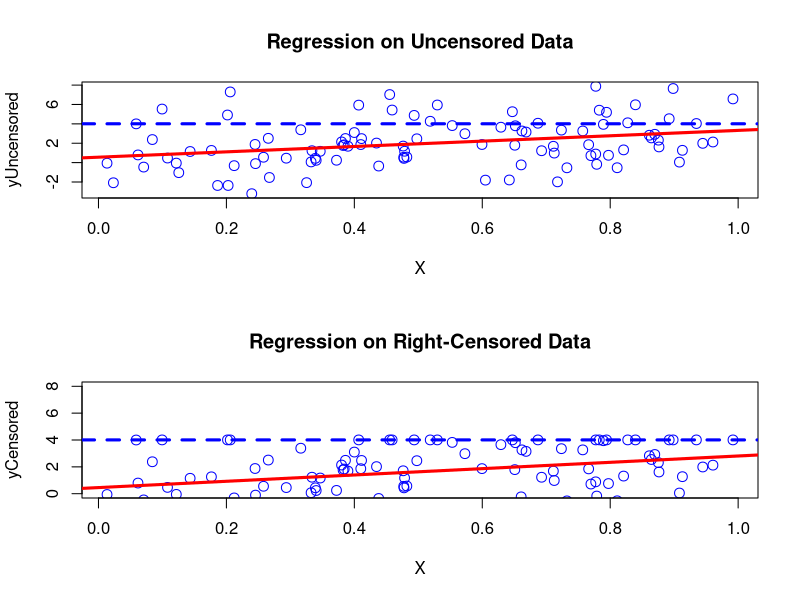
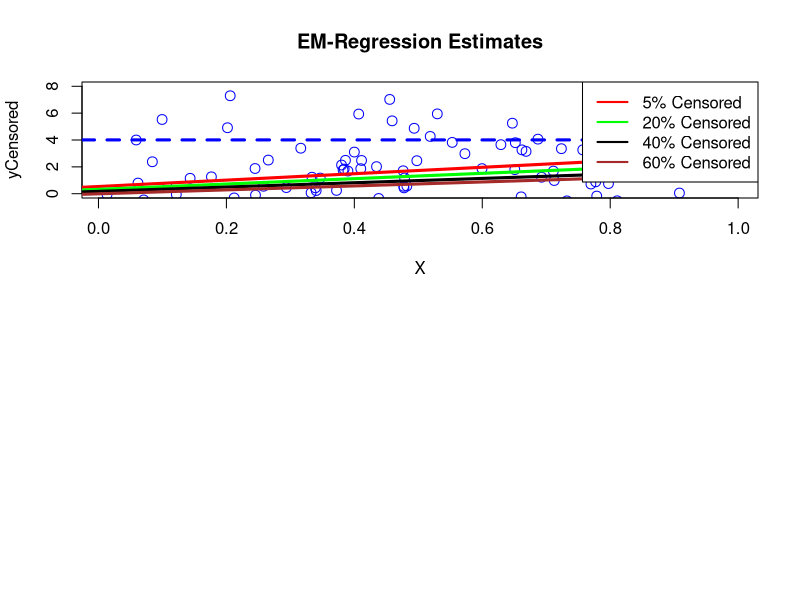

The R source for these figures, in order:
## ---- chunk 1
knitr::opts_chunk$set(echo = TRUE)
## ---- chunk 2
library(dplyr)
library(assertthat)
library(microbenchmark)
## ---- chunk 3
sessionInfo()
## ---- chunk 4
## initialize testing data 
set.seed(1)
n <- 100
beta0 <- 1; beta1 <- 2; sigma2 <- 6
x <- runif(n)
yComplete <- rnorm(n, beta0 + beta1*x, sqrt(sigma2))

## Parameters above were chosen such that signal in data is moderately strong.
## The estimate divided by std error is approximately 3.
mod <- lm(yComplete ~ x)
cat("True Parameters \n ")
coef(mod)

k = length(mod$coefficients)-1 #Subtract one to ignore intercept
SSE = sum(mod$residuals**2)
## ---- chunk 5
censor_data <- function(x, yUncensored, thresh = 0.80){
  complete <- yUncensored
  tau <- as.numeric(quantile(complete, probs = thresh))
  known <- complete < tau
  censor <- complete > tau
  complete[complete > tau] <- tau
  yTotal <- complete
  yKnown <- complete[known]
  yCensored <- complete[censor] 
  complete <- list(yKnown, yCensored, yTotal ,known,censor,tau)
  names(complete) <- c('yKnown' , 'yCensored', 'yTotal', 'indexKnown', 'indexCensored', 'tau')
  return(complete)
}

## ---------------------------- grab Starting values --------------------------
## Input: x vector, complete original uncensored y data, 
##threshold we want to censor (between 0 & 1)
## Fits a lm model on censored y values against x and uses those as starting points
getStart <- function(x, yUncensored, thresh = 0.80){
  
  begin <- rep(0,3)
  y <- censor_data(x, yUncensored , thresh = thresh)$yTotal
  values <- lm(y ~ x)
  
  ## set starting values
  begin[1] <- values$coefficients[1]
  begin[2] <- values$coefficients[2]
  begin[3] <- (summary(values)$sigma)**2
  
  return(begin)
}
## ---- chunk 6
par(mfrow = c(2,1))

graphC <- censor_data(x, yComplete)

#Uncensored data plot
plot(x, yComplete, cex = 1.3, col = "blue", main = "Regression on Uncensored Data", xlab = "X", ylab = "yUncensored")
abline(lm(yComplete ~ x), col = 'red', lwd = 3)
abline(h=graphC$tau, col="blue", lwd=3, lty=2)

## plot of censored data
plot(x, graphC$yTotal, ylim = c(0,8), cex = 1.3, col = "blue", main = "Regression on Right-Censored Data", xlab = "X", ylab = "yCensored")
abline(lm(graphC$yTotal ~ x), col = 'red', lwd = 3)
abline(h=graphC$tau, col="blue", lwd=3, lty=2)

## ---- chunk 7
cat("Coefficients for Linear Regression on Right-Censored Data at a 20% level are: \n")
coef(lm(graphC$yTotal ~ x))
## ---- chunk 8
## EM function
EM <- function(x, yUncensored, thresh = 0.8, max_iter = 1e5, error = 1e-5){
  
  #create censored data with threshold
  total <- censor_data(x, yComplete, thresh = thresh) 
  
  #generate starting estimates from fitting censored regression 
  begin <- getStart(x, total$yTotal, thresh = thresh)
  
  ## initialize parameters
  b0 <- begin[1]; b1 <- begin[2]; var1 <- begin[3]
  
  ## solve for expected and variance of the truncated normal that we assume our censored data comes from
  updateParam <- function(b0, b1, var1){
    mu_censored <-  b0 + (b1 * x[total$indexCensored])
    tau_star <- (total$tau - mu_censored)/sqrt(var1)
    rho <- dnorm(tau_star, mean = mu_censored, sd = sqrt(var1)) / 
      (1-pnorm(tau_star, mean = mu_censored, sd = sqrt(var1)))
    
    EZ1 <- mu_censored + sqrt(var1)*rho
    VARZ1 <- var1 * (1 + (tau_star*rho) - rho^2)
    EZ21 <- VARZ1 + EZ1 # E(X^2) = VAR(X) + (EX)^2
    
    temp <- list(EZ1,EZ21); names(temp) <- c('E', 'E2')
    return(temp)
  }
  
  censor <- total$indexCensored
  known <- total$indexKnown
  
  Z <- updateParam(b0,b1,var1)
  count <- 1
  #loop through our values and get updated values
  while(count <= max_iter) {
    
    b1_new <- (sum(x[known] * total$yKnown) + sum(x[censor]*Z$E) - 
                 mean(x) * (sum(total$yKnown) + sum(Z$E)))/
      (sum(x*x) - length(x) * mean(x)^2)
    
    b0_new <- (sum(total$yKnown) + sum(Z$E))/length(x) - b1_new*mean(x)
    
    var1_new <- (sum((total$yKnown - b0_new - b1_new * x[known])^2) + 
                   sum(Z$E2 - 2*(b0 + b1 * x[censor])*Z$E +
                         (b0_new + b1_new * x[censor])^2)) / length(x)
    #termination conditions
    if(abs(b0_new - b0) < error && abs(b1_new - b1) < error && abs(var1_new - var1) < error){
      break
    }
    #set updated values and recalculate parameters of our truncated normal
    b0 <- b0_new; b1 <- b1_new; var1 <- var1_new
    Z <- updateParam(b0,b1,var1)
    count <- count + 1
  }
  result <- list(b0,b1,var1,count)
  names(result) <- c('beta0', 'beta1','variance','count')
  return(result)
}
## ---- chunk 9
test0 <- EM(x,yComplete, thresh = 0.95, error = 1e-5)
cat("Estimates when censoring top 5% of data: \n", "beta0 = ", test0$beta0, 
    "\n beta1 = ", test0$beta1,
    "\n sigma^2 =", test0$variance,
    "\n Iteration Count =", test0$count)
## ---- chunk 10
#20% of top values are censored
test1 <- EM(x,yComplete, thresh = 0.8, error = 1e-5)
cat("Estimates when censoring top 20% of data: \n", "beta0 = ", test1$beta0, 
    "\n beta1 = ", test1$beta1,
    "\n sigma^2 =", test1$variance,
    "\n Iteration Count =", test1$count)
## ---- chunk 11
#40% of top values are censored
test2 <- EM(x,yComplete,thresh = 0.6, error = 1e-5)
cat("Estimates when censoring top 40% of data: \n", "beta0 = ", test2$beta0, 
    "\n beta1 = ", test2$beta1,
    "\n sigma^2 =", test2$variance,
    "\n Iteration Count =", test2$count)
## ---- chunk 12
#60% of top values are censored
test3 <- EM(x,yComplete,thresh = 0.4, error = 1e-5)
cat("Estimates when censoring top 60% of data: \n", "beta0 = ", test3$beta0, 
    "\n beta1 = ", test3$beta1,
    "\n sigma^2 =", test3$variance,
    "\n Iteration Count =", test3$count)
## ---- chunk 13
#80% of top values are censored
test4 <- EM(x,yComplete,thresh = 0.2, error = 1e-5)
cat("Estimates when censoring top 80% of data: \n", "beta0 = ", test4$beta0, 
    "\n beta1 = ", test4$beta1,
    "\n sigma^2 = ", test4$variance,
    "\n Iteration Count =", test4$count)
## ---- chunk 14
##table for wordpress blog
tab <- matrix(c(test0$beta0, test0$beta1, test0$variance,
                test1$beta0, test1$beta1, test1$variance,
                test2$beta0, test2$beta1, test2$variance,
                test3$beta0, test3$beta1, test3$variance,
                test4$beta0, test4$beta1, test4$variance,
                coef(lm(graphC$yTotal ~ x))[1], coef(lm(graphC$yTotal ~ x))[1], SSE), ncol=6, byrow=FALSE)
colnames(tab) <- c('5% Censor','20% Censor','40$ Censor','60% Censor','80% Censor', 'True Parameters')
rownames(tab) <- c('beta0','beta1','sigma^2')
tab <- as.table(tab)
tab
## ---- chunk 15
## plot of EM Algorithm results
plot(x, yComplete, ylim = c(0,8), cex = 1.3, col = "blue", main = "EM-Regression Estimates", xlab = "X", ylab = "yCensored")

abline(a=test0$beta0, b=test0$beta1, col = 'red', lwd = 3)
abline(a=test1$beta0, b=test1$beta1, col = 'green', lwd = 3)
abline(a=test2$beta0, b=test2$beta1, col = 'black', lwd = 3)
abline(a=test3$beta0, b=test3$beta1, col = 'brown', lwd = 3)
abline(h=graphC$tau, col="blue", lwd=3, lty=2)

legend(x = "topright",          # Position
       legend = c("5% Censored", "20% Censored", 
                  "40% Censored", "60% Censored"),  # Legend texts
       lty = 1,           # Line types
       col = c('red','green','black','brown'),  # Line colors
       lwd = 2)                 # Line width
## ---- chunk 16
param <- getStart(x, yComplete)

logmax <- function(begin = eval(parse(text = 'param <- getStart(x, yComplete)')), 
                   x, yUncensored, thresh = 0.8){
  
  ## ----- sanity check ----------
  validate_that(length(begin) > 0) 
  validate_that(length(x) == length(yUncensored)) 
  validate_that(as.numeric(thresh) > 0 && as.numeric(thresh) < 1)
  
  #grab all components we need with our helper function
  total <- censor_data(x, yComplete, thresh = thresh)
  
  # initialize parameters
  b0 <- begin[1]; b1 <- begin[2] ; sig2 <- sqrt(begin[3])
  
  #mean for known and censored data
  mu_known <- b0 + b1 * x[total$indexKnown] 
  mu_censored <-  b0 + b1 * x[total$indexCensored]
  
  #complete log-likelihood
  logscore <- sum(sum(dnorm(total$yKnown, mean = mu_known, sd = sig2, log = TRUE)), 
                  sum(pnorm(total$tau, mean = mu_censored, sd = sig2, 
                            log = TRUE,lower.tail = FALSE))) 
  
  ## finding the max of a positive is the same as finding the minimum of its negative
  ## optim() defaults to minimization of a function
  
  return(-logscore)
}
## ---- chunk 17
#optim starting at recommended default values
testDefault<- optim(par =  eval(parse(text = 'param <- getStart(x, yComplete)')),
                     x = x, yUncensored = yComplete, 
                    fn = logmax, method = 'BFGS', hessian = TRUE)


#optim starting very close to the true solution
testOptim <- optim(par = c(2,2,6), x = x, yUncensored = yComplete, 
                   fn = logmax, method = 'BFGS', hessian = TRUE)

#optim estimated values, iteration count, and estimated errors
cat("When using optim() to maximize our log likelihood and using our porposed starting values from part(b),\n our estimates (beta0,beta1,variance) =",testDefault$par, "with iteration count", as.numeric(testDefault$counts[1]), "and \n standard errors",diag(solve(testDefault$hessian)) ,"respectively.\n \n")

cat("When choosing (2,2,6) as our staring value, our estimates (beta0,beta1,variance) =", testOptim$par, "with iteration count", as.numeric(testOptim$counts[1]), "and standard errors",diag(solve(testDefault$hessian)) ,"respectively.")
## ---- chunk 18
microbenchmark('EM' = EM(x,yComplete,thresh = 0.8),
               'log-lik optim' = optim(par =  eval(parse(text = 'param <- getStart(x, yComplete)')),
                     x = x, yUncensored = yComplete, 
                    fn = logmax, method = 'BFGS', hessian = TRUE)
               )
